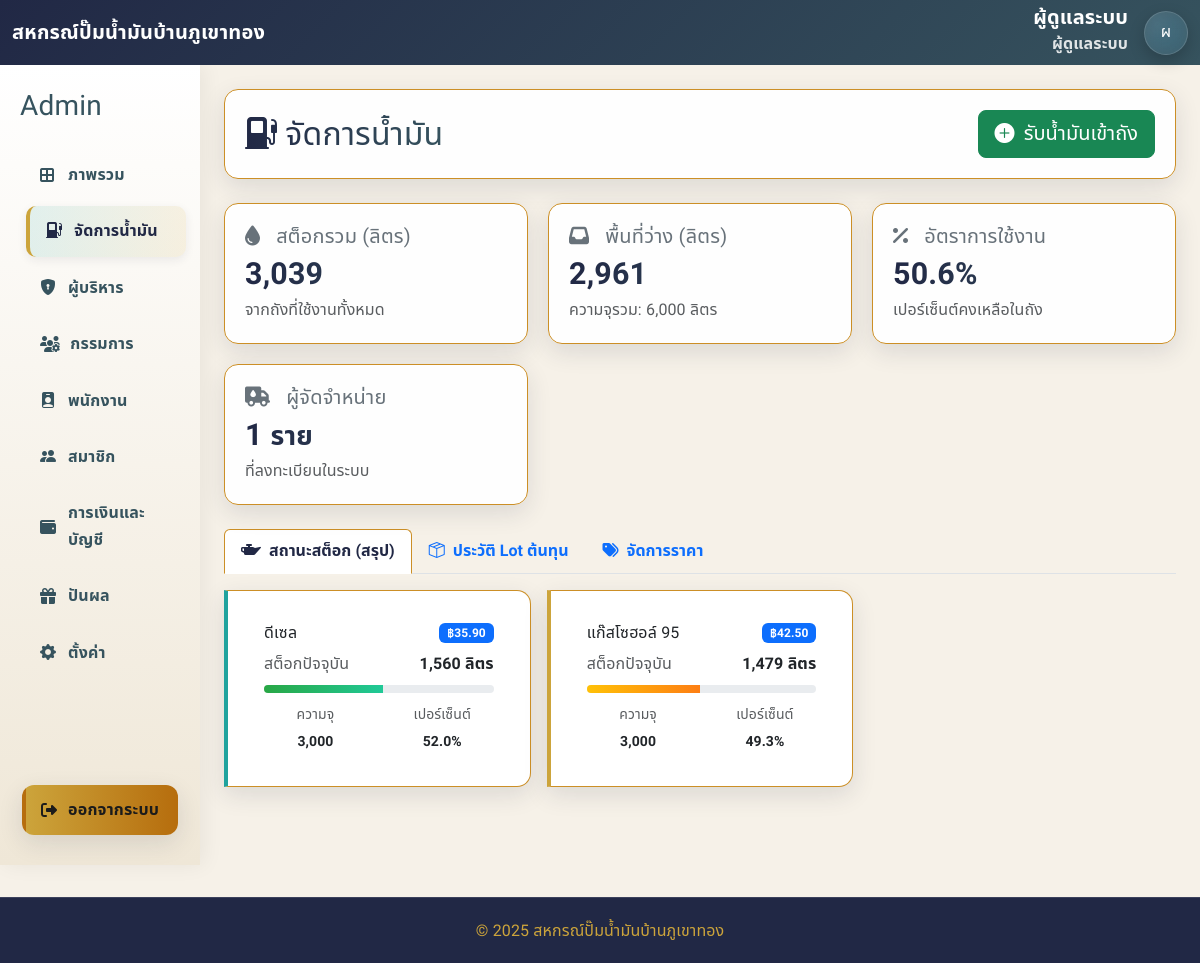
The page /admin/inventory.php (signed in) on the database its author committed.
### tables this page shows
CREATE TABLE `settings` (
  `id` int NOT NULL,
  `setting_name` varchar(20) NOT NULL,
  `setting_value` int NOT NULL,
  `comment` varchar(255) NOT NULL
);

CREATE TABLE `fuel_prices` (
  `fuel_id` int NOT NULL,
  `station_id` int NOT NULL DEFAULT '1',
  `fuel_name` varchar(255) NOT NULL,
  `price` decimal(10,2) NOT NULL,
  `display_order` int NOT NULL
);

### admin/inventory.php (the view, shortened to what this page needs)
<?php
$pdo->setAttribute(PDO::ATTR_ERRMODE, PDO::ERRMODE_EXCEPTION);
try {
    $current_name = $_SESSION['full_name'] ?? 'ผู้ดูแลระบบ';
    $current_role = $_SESSION['role'] ?? 'guest';
} catch (Throwable $e) {
    header('Location: /index/login.php?err=เกิดข้อผิดพลาดของระบบ');
    exit();
}
function nf($n, $d = 2) { return number_format((float)$n, $d, '.', ','); }
function table_exists(PDO $pdo, string $table): bool {
  try {
    $db = $pdo->query("SELECT DATABASE()")->fetchColumn();
    $st = $pdo->prepare("SELECT COUNT(*) FROM information_schema.tables WHERE table_schema=:db AND table_name=:tb");
    $st->execute([':db'=>$db, ':tb'=>$table]);
    return (int)$st->fetchColumn() > 0;
  } catch (Throwable $e) { return false; }
}
$site_name = 'สหกรณ์ปั๊มน้ำมันบ้านภูเขาทอง';
$station_id = 1;
try {
    $st = $pdo->prepare("SELECT setting_value, comment FROM settings WHERE setting_name='station_id' LIMIT 1");
    $st->execute();
    if ($r = $st->fetch(PDO::FETCH_ASSOC)) {
        $station_id = (int)$r['setting_value'];
        $site_name = $r['comment'] ?: $site_name;
    }
} catch (Throwable $e) {}
$fuels = [];
$suppliers = [];
$view_exists = table_exists($pdo, 'v_fuel_stock_live');
try {
    if (table_exists($pdo,'fuel_prices') && $view_exists) {
        $sql = "
            SELECT
                fp.fuel_id,
                fp.fuel_name,
                fp.price,
                fp.display_order,
                COALESCE(vfs.current_stock, 0) AS current_stock,
                COALESCE(vfs.capacity, 0) AS capacity,
                COALESCE(vfs.min_threshold, 0) AS min_threshold
            FROM fuel_prices fp
            LEFT JOIN v_fuel_stock_live vfs ON vfs.fuel_id = fp.fuel_id AND vfs.station_id = fp.station_id
            WHERE fp.station_id = :sid
            ORDER BY fp.display_order ASC, fp.fuel_id ASC
        ";
        $stmt = $pdo->prepare($sql);
        $stmt->execute([':sid' => $station_id]);
        while ($row = $stmt->fetch(PDO::FETCH_ASSOC)) {
            $capacity = (float)$row['capacity'];
            $current  = (float)$row['current_stock'];
            $pct = $capacity > 0 ? max(0,min(100, ($current / $capacity) * 100)) : 0;
            $fuels[$row['fuel_id']] = [
                'name' => $row['fuel_name'],
                'price' => (float)$row['price'],
                'current_stock' => $current,
                'capacity' => $capacity,
                'min_threshold' => (float)$row['min_threshold'],
                'stock_percentage' => $pct
            ];
        }
    }
    $suppliers_stmt = $pdo->prepare("SELECT supplier_id, supplier_name FROM suppliers WHERE station_id = ? ORDER BY supplier_name");
    $suppliers_stmt->execute([$station_id]);
    $suppliers = $suppliers_stmt->fetchAll(PDO::FETCH_ASSOC);
} catch (Throwable $e) {
    $error_message = "เกิดข้อผิดพลาด: " . $e->getMessage();
    error_log("Inventory Page Error: " . $e->getMessage());
}
$role_th_map = ['admin'=>'ผู้ดูแลระบบ','manager'=>'ผู้บริหาร','employee'=>'พนักงาน','member'=>'สมาชิกสหกรณ์','committee'=>'กรรมการ'];
$current_role_th = $role_th_map[$current_role] ?? 'ผู้ใช้งาน';
$avatar_text = mb_substr($current_name, 0, 1, 'UTF-8');
$total_capacity = array_sum(array_column($fuels, 'capacity'));
$total_stock    = array_sum(array_column($fuels, 'current_stock'));
$available_cap  = max(0, $total_capacity - $total_stock);
$utilization    = $total_capacity > 0 ? ($total_stock / $total_capacity) * 100 : 0;
?>
<!DOCTYPE html>
<html lang="th">
<head>
    <link href="https://cdn.jsdelivr.net/npm/bootstrap@5.3.2/dist/css/bootstrap.min.css" rel="stylesheet" />
    <link href="https://cdn.jsdelivr.net/npm/bootstrap-icons@1.11.3/font/bootstrap-icons.css" rel="stylesheet" />
    <link rel="stylesheet" href="https://cdnjs.cloudflare.com/ajax/libs/font-awesome/6.5.2/css/all.min.css" />
    <link rel="stylesheet" href="../assets/css/admin_dashboard.css" />
</head>
<body>
<nav class="navbar navbar-dark bg-primary">
    <div class="container-fluid">
        <div class="d-flex align-items-center gap-2">
            <a class="navbar-brand" href="admin_dashboard.php"><?= htmlspecialchars($site_name) ?></a>
        </div>
        <div class="d-flex align-items-center gap-3 ms-auto">
            <div class="nav-identity text-end d-none d-sm-block">
                <div class="nav-name"><?= htmlspecialchars($current_name) ?></div>
                <div class="nav-sub"><?= htmlspecialchars($current_role_th) ?></div>
            </div>
            <a href="profile.php" class="avatar-circle text-decoration-none"><?= htmlspecialchars($avatar_text) ?></a>
        </div>
    </div>
</nav>
<div class="container-fluid">
    <div class="row">
        <aside class="col-lg-2 d-none d-lg-flex flex-column sidebar py-4">
            <div class="side-brand mb-3"><h3><span>Admin</span></h3></div>
            <nav class="sidebar-menu flex-grow-1">
                <a href="admin_dashboard.php"><i class="fa-solid fa-border-all"></i>ภาพรวม</a>
                <a href="inventory.php" class="active"><i class="bi bi-fuel-pump-fill"></i>จัดการน้ำมัน</a>
                <a href="manager.php"><i class="bi bi-shield-lock-fill"></i> ผู้บริหาร</a>
                <a href="committee.php"><i class="fas fa-users-cog"></i> กรรมการ</a>
                <a href="employee.php"><i class="bi bi-person-badge-fill"></i> พนักงาน</a>
                <a href="member.php"><i class="bi bi-people-fill"></i> สมาชิก</a>
                <a href="finance.php"><i class="fa-solid fa-wallet"></i> การเงินและบัญชี</a>
                <a href="dividend.php"><i class="fa-solid fa-gift"></i> ปันผล</a>
                <a href="setting.php"><i class="bi bi-gear-fill"></i> ตั้งค่า</a>
            </nav>
            <a class="logout" href="/index/logout.php"><i class="fa-solid fa-right-from-bracket"></i>ออกจากระบบ</a>
        </aside>
        <main class="col-lg-10 p-4">
            <div class="main-header d-flex justify-content-between align-items-center">
                <h2 class="mb-0"><i class="bi bi-fuel-pump-fill"></i> จัดการน้ำมัน</h2>
                <button class="btn btn-success btn-lg" data-bs-toggle="modal" data-bs-target="#modalRefill">
                    <i class="bi bi-plus-circle-fill me-1"></i> รับน้ำมันเข้าถัง
                </button>
            </div>
            <div class="stats-grid mt-4 mb-4">
                <div class="stat-card">
                    <h5><i class="fa-solid fa-droplet me-2"></i>สต็อกรวม (ลิตร)</h5>
                    <h3 class="text-primary"><?= nf($total_stock, 0) ?></h3>
                    <p class="mb-0 text-muted">จากถังที่ใช้งานทั้งหมด</p>
                </div>
                <div class="stat-card">
                    <h5><i class="fa-solid fa-inbox me-2"></i>พื้นที่ว่าง (ลิตร)</h5>
                    <h3><?= nf($available_cap, 0) ?></h3>
                     <p class="mb-0 text-muted">ความจุรวม: <?= nf($total_capacity, 0) ?> ลิตร</p>
                </div>
                <div class="stat-card">
                    <h5><i class="fa-solid fa-percent me-2"></i>อัตราการใช้งาน</h5>
                    <h3 class="text-info"><?= nf($utilization, 1) ?>%</h3>
                    <p class="mb-0 text-muted">เปอร์เซ็นต์คงเหลือในถัง</p>
                </div>
                <div class="stat-card">
                    <h5><i class="fa-solid fa-truck-droplet me-2"></i>ผู้จัดจำหน่าย</h5>
                    <h3><?= count($suppliers) ?> <small>ราย</small></h3>
                    <p class="mb-0 text-muted">ที่ลงทะเบียนในระบบ</p>
                </div>
            </div>
            <ul class="nav nav-tabs mb-3" id="inventoryTab" role="tablist">
                <li class="nav-item" role="presentation">
                    <button class="nav-link active" data-bs-toggle="tab" data-bs-target="#stock-panel" type="button" role="tab"><i class="fa-solid fa-oil-can me-2"></i>สถานะสต็อก (สรุป)</button>
                </li>
                <li class="nav-item" role="presentation">
                    <button class="nav-link" data-bs-toggle="tab" data-bs-target="#lots-panel" type="button" role="tab"><i class="bi bi-box-seam me-2"></i>ประวัติ Lot ต้นทุน</button>
                </li>
                <li class="nav-item" role="presentation">
                    <button class="nav-link" data-bs-toggle="tab" data-bs-target="#price-panel" type="button" role="tab">
                        <i class="fa-solid fa-tags me-2"></i>จัดการราคา
                    </button>
                </li>
            </ul>
            <div class="tab-content" id="inventoryTabContent">
                <div class="tab-pane fade show active" id="stock-panel" role="tabpanel">
                    <div class="panel">
                        <div class="row g-3">
                            <?php foreach ($fuels as $id => $fuel):
                                $pct = (float)$fuel['stock_percentage'];
                                $stock_class = $pct <= 25 ? 'low' : ($pct <= 50 ? 'medium' : 'high');
                                $stock_card_class = $pct <= 25 ? 'low-stock' : ($pct <= 50 ? 'medium-stock' : 'high-stock');
                            ?>
                            <div class="col-md-6 col-lg-4">
                                <div class="card stock-card <?= $stock_card_class ?>" data-fuel="<?= htmlspecialchars((string)$id) ?>">
                                    <div class="card-body">
                                        <div class="d-flex justify-content-between align-items-start mb-2">
                                            <h6 class="card-title mb-0"><?= htmlspecialchars($fuel['name']) ?></h6>
                                            <span class="badge bg-primary badge-price" id="badge-price-<?= htmlspecialchars((string)$id) ?>">฿<?= nf($fuel['price'], 2) ?></span>
                                        </div>
                                        <div class="d-flex justify-content-between mb-2">
                                            <span class="text-muted">สต็อกปัจจุบัน</span>
                                            <strong class="stock-amount"><?= nf($fuel['current_stock'], 0) ?> ลิตร</strong>
                                        </div>
                                        <div class="stock-progress mb-2">
                                            <div class="stock-progress-bar <?= $stock_class ?>" style="width: <?= $pct ?>%"></div>
                                        </div>
                                        <div class="row text-center">
                                            <div class="col">
                                                <small class="text-muted">ความจุ</small><br>
                                                <small><strong><?= nf($fuel['capacity'], 0) ?></strong></small>
                                            </div>
                                            <div class="col">
                                                <small class="text-muted">เปอร์เซ็นต์</small><br>
                                                <small><strong><?= nf($pct, 1) ?>%</strong></small>
                                            </div>
                                        </div>
                                    </div>
                                </div>
                            </div>
                            <?php endforeach; ?>
                        </div>
                    </div>
                </div>
              </div>
        </main>
    </div>
</div>
<footer class="footer ">
        <span class="text">© <?= date('Y') ?> <?= htmlspecialchars($site_name) ?></span>
</footer>
<div class="position-fixed bottom-0 end-0 p-3" style="z-index:1080">
</div>
</body>
</html>

### assets/css/admin_dashboard.css (style rules this page uses)
:root { --sand:#E2D4B7; --cafe:#513F32; --steel:#68727A; --teal:#36535E; --navy:#212845; --gold:#CCA43B; --mint:#20A39E; --amber:#B66D0D; --choco:#3D2B1F; --font-heading:"Prompt","Noto Sans Thai",system-ui,-apple-system,"Segoe UI",Roboto,"Helvetica Neue",Arial,sans-serif; --font-body:"Noto Sans Thai","Prompt",system-ui,-apple-system,"Segoe UI",Roboto,"Helvetica Neue",Arial,sans-serif; --bg:#F6F1E8; --surface:#ffffff; --surface-glass:rgba(255,255,255,.95); --border:#cc8f26; --radius:14px; --shadow:0 8px 24px rgba(33,40,69,.12); --hover-shadow:0 16px 40px rgba(33,40,69,.18); --ease:all .3s ease; }
* { box-sizing:border-box }
body { font-family:var(--font-body); font-weight:400; letter-spacing:.1px; -webkit-font-smoothing:antialiased; -moz-osx-font-smoothing:grayscale; background:var(--bg); color:var(--navy); margin:0; line-height:1.65; }
h1,h2,h3,h4,h5,h6, .navbar .navbar-brand, .sidebar a, .side-brand span, .main-header h2, .stat-card h5 { font-family:var(--font-heading); letter-spacing:.2px; }
.sidebar { display:flex; flex-direction:column; background:linear-gradient(180deg,#fff,rgba(226,212,183,.35)); min-height:100vh; box-shadow:4px 0 20px rgba(0,0,0,.06); padding-bottom:1rem; }
.side-brand { display:flex; align-items:center; gap:.5rem; color:var(--teal); font-weight:800; margin:0 8px 6px; }
.sidebar-menu { display:flex; flex-direction:column; flex:1 1 auto; }
.sidebar a { display:flex; align-items:center; gap:10px; padding:12px 16px; margin:3px 8px; color:var(--teal); text-decoration:none; font-weight:600; border-left:4px solid transparent; border-radius:10px; transition:var(--ease); position:relative; }
.sidebar a i { min-width:18px }
.sidebar a:hover, .sidebar a.active { background:linear-gradient(90deg,rgba(32,163,158,.12),rgba(204,164,59,.12)); color:var(--navy); border-left-color:var(--gold); box-shadow:0 3px 10px rgba(33,40,69,.08); transform:translateX(6px); }
.sidebar .logout { margin-top:auto; margin:10px 10px 6px; padding:12px 14px; text-align:center; background:linear-gradient(90deg,var(--gold),var(--amber)); color:#1b1b1b; border-radius:12px; font-weight:800; text-decoration:none; box-shadow:var(--shadow); }
.main-header { display:flex; align-items:center; justify-content:space-between; gap:1rem; flex-wrap:wrap; padding:1.25rem; margin-bottom:1.25rem; background:var(--surface-glass); border:1px solid var(--border); border-radius:var(--radius); box-shadow:var(--shadow); }
.main-header h2 { margin:0; background:linear-gradient(90deg,var(--navy),var(--teal)); -webkit-background-clip:text; -webkit-text-fill-color:transparent; }
.stats-grid { display:grid; grid-template-columns:repeat(auto-fit,minmax(260px,1fr)); gap:1.25rem; margin-bottom:2rem; }
.stat-card { background:var(--surface-glass); border:1px solid var(--border); border-radius:var(--radius); padding:1.25rem; box-shadow:var(--shadow); transition:var(--ease); position:relative; overflow:hidden; }
.stat-card h5 { margin:0 0 .5rem; color:var(--steel); display:flex; gap:.5rem; align-items:center; }
.stat-card h3 { margin:.15rem 0 .25rem; font-size:1.9rem; font-weight:800; background:linear-gradient(90deg,var(--navy),var(--teal)); -webkit-background-clip:text; -webkit-text-fill-color:transparent; }
.stat-card p { margin:0; color:var(--teal) }
.text-primary { color:var(--teal)!important }
.text-info { color:var(--gold)!important }
.footer { background:var(--navy); color:#CCA43B; text-align:center; padding:1.2rem 0; margin-top:2rem; border-top:1px solid rgba(255,255,255,.12); }
.navbar.bg-primary { background:linear-gradient(135deg,var(--navy),var(--teal)) !important; }
.navbar, .navbar * { color:#fff; }
.navbar .navbar-brand { font-weight:700;letter-spacing:.2px }
.btn-nav-circle, .avatar-circle { width:44px;height:44px;border-radius:999px; display:grid;place-items:center; background:radial-gradient(circle at 30% 30%,rgba(255,255,255,.16),rgba(255,255,255,.08)); border:1px solid rgba(255,255,255,.14); color:#fff; box-shadow:0 6px 16px rgba(0,0,0,.20); backdrop-filter:saturate(160%) blur(8px); -webkit-backdrop-filter:saturate(160%) blur(8px); }
.nav-identity .nav-name { color:#fff; font-weight:800; font-size:1.25rem; line-height:1.05; }
.nav-identity .nav-sub { color:rgba(255,255,255,.85); font-weight:600; margin-top:2px; }

### rows shown on the page
settings: comment "สหกรณ์ปั๊มน้ำมันบ้านภูเขาทอง"
fuel_prices: fuel_name "ดีเซล", price "35.90", current_stock "1,560", $pct 51.989666666667 (drawn), capacity "3,000", pct "52.0"

### other values the page prints
$current_name "ผู้ดูแลระบบ"
$current_role_th "ผู้ดูแลระบบ"
$avatar_text "ผ"
nf($total_stock, 0) "3,039"
nf($available_cap, 0) "2,961"
nf($total_capacity, 0) "6,000"
nf($utilization, 1) "50.6"
count($suppliers) "1"
$fuel['name'] "แก๊สโซฮอล์ 95"
nf($fuel['price'], 2) "42.50"
nf($fuel['current_stock'], 0) "1,479"
nf($fuel['capacity'], 0) "3,000"
nf($pct, 1) "49.3"
